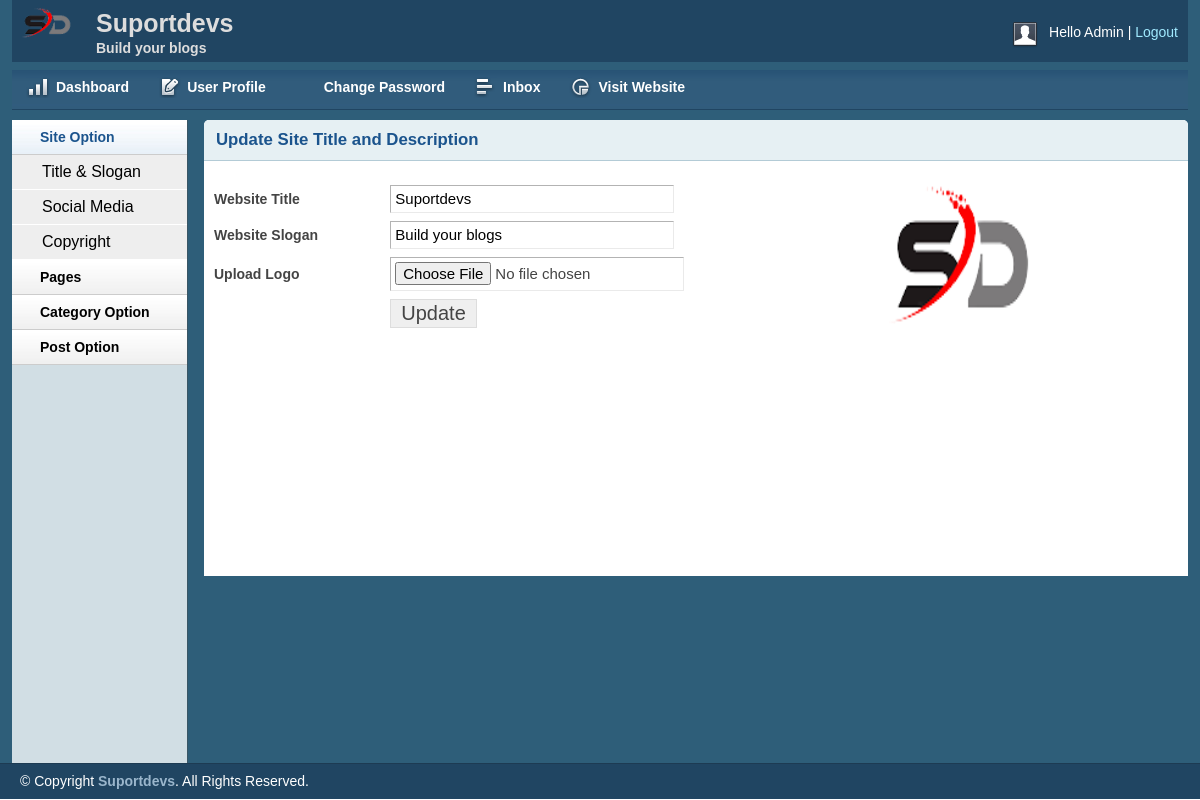
The page /admin/titleslogan.php (signed in) on the database its author committed.
### tables this page shows
CREATE TABLE `tbl_sologan` (
  `id` int(11) NOT NULL,
  `title` varchar(255) NOT NULL,
  `sologan` varchar(255) NOT NULL,
  `logo` varchar(255) NOT NULL
);

### lib/Database.php (called while the page is built, shortened)
<?php
Class Database{
	public $host   = DB_HOST;
	public $user   = DB_USER;
	public $pass   = DB_PASS;
	public $dbname = DB_NAME;
	public $link;
	private function connectDB(){
		$this->link = new mysqli($this->host, $this->user, $this->pass, $this->dbname);
	}
	public function select($query){
		$result = $this->link->query($query) or die($this->link->error.__LINE__);
		if($result->num_rows > 0){
			return $result;
		} else {
			return false;
		}
	}
}

### admin/titleslogan.php (the view, shortened to what this page needs)
<?php include "inc/header.php"; ?>
<?php include "inc/sidebar.php"; ?>
    <div class="grid_10">
        <div class="box round first grid">
            <h2>Update Site Title and Description</h2>
            <div class="block sloginblock">
                <?php
                    $query = "SELECT * FROM tbl_sologan WHERE id='1'";
                    $blog_title = $db->select($query);
                    if ($blog_title) {
                        while ($result = $blog_title->fetch_assoc()) {
                ?>
                <div style="width: 70%; float: left;" class="left-side">
                <form action="titleslogan.php" method="POST" enctype="multipart/form-data">
                        <table class="form">
                            <tr>
                                <td>
                                    <label>Website Title</label>
                                </td>
                                <td>
                                    <input type="text" value="<?php echo $result['title']; ?>"  name="title" class="medium" />
                                </td>
                            </tr>
                                <tr>
                                <td>
                                    <label>Website Slogan</label>
                                </td>
                                <td>
                                    <input type="text" value="<?php echo $result['sologan']; ?>" name="sologan" class="medium" />
                                </td>
                            </tr>
                            <tr>
                                <td>
                                    <label>Upload Logo</label>
                                </td>
                                <td>
                                    <input type="file" name="logo" />
                                </td>
                            </tr>
                            <tr>
                                <td></td>
                                <td>
                                    <input type="submit" name="submit" Value="Update" />
                                </td>
                            </tr>
                        </table>
                    </form>
                </div>
                <div style="float: left; width: 30%;" class="right-side">
                    <img src="<?php echo $result['logo']; ?>"width="150px" height="150px" alt="logo" />
                </div>
            <?php } }?>
            </div>
        </div>
    </div>
<?php include "inc/footer.php"; ?>

### admin/inc/header.php (shortened to what this page needs)
<?php include '../lib/Database.php'; ?>
<?php
	$db = new Database();
?>
<!DOCTYPE html>
<html>
<head>
    <link rel="stylesheet" type="text/css" href="css/reset.css" media="screen" />
    <link rel="stylesheet" type="text/css" href="css/text.css" media="screen" />
    <link rel="stylesheet" type="text/css" href="css/grid.css" media="screen" />
    <link rel="stylesheet" type="text/css" href="css/layout.css" media="screen" />
    <link rel="stylesheet" type="text/css" href="css/nav.css" media="screen" />
    <link href="css/table/demo_page.css" rel="stylesheet" type="text/css" />
</head>
<body>
    <div class="container_12">
        <div class="grid_12 header-repeat">
            <div id="branding">
                <div class="floatleft logo">
                <?php
                    $query = "SELECT * FROM tbl_sologan WHERE id='1'";
                    $blog_title = $db->select($query);
                    if ($blog_title) {
                        while ($result = $blog_title->fetch_assoc()) {
                ?>
                    <img src="<?php echo $result['logo']; ?>" alt="Logo" />
                <?php } } ?>
				</div>
				<div class="floatleft middle">
					<h1>Suportdevs</h1>
					<p>Build your blogs</p>
				</div>
                <div class="floatright">
                    <div class="floatleft">
                        <img src="img/img-profile.jpg" alt="Profile Pic" /></div>
                    <div class="floatleft marginleft10">
                        <ul class="inline-ul floatleft">
                            <li>Hello Admin</li>
                            <li><a href="?action=logout">Logout</a></li>
                        </ul>
                    </div>
                </div>
            </div>
        </div>
        <div class="grid_12">
            <ul class="nav main">
                <li class="ic-dashboard"><a href="index.php"><span>Dashboard</span></a> </li>
                <li class="ic-form-style"><a href=""><span>User Profile</span></a></li>
				<li class="ic-typography"><a href="changepassword.php"><span>Change Password</span></a></li>
				<li class="ic-grid-tables"><a href="inbox.php"><span>Inbox</span></a></li>
                <li class="ic-charts"><a href="postlist.php"><span>Visit Website</span></a></li>
            </ul>
        </div>

### admin/css/text.css (style rules this page uses)
body { font: 13px/1.5 Tahoma, Helvetica, Arial, 'Liberation Sans', FreeSans, sans-serif; }
h1 { font-size: 25px; }
h2 { font-size: 23px; }
ul { list-style: square; }
li { margin-left: 30px; }
p, dl, hr, h1, h2, h3, h4, h5, h6, ol, ul, pre, table, address, fieldset { margin-bottom: 20px; }

### admin/css/grid.css (style rules this page uses)
.container_12, .container_16 { min-height: 620px; width: 100%; }
.grid_1, .grid_2, .grid_3, .grid_4, .grid_5, .grid_6, .grid_7, .grid_8, .grid_9, .grid_10, .grid_11, .grid_12, .grid_13, .grid_14, .grid_15, .grid_16 { display: inline; float: left; margin-left: 1%; margin-right: 1%; }
.container_12 .grid_12, .container_16 .grid_16 { width: 98%; }
.container_12 .grid_10 { width: 81.333%; }

### admin/css/layout.css (style rules this page uses)
body { background: #fff none repeat scroll 0 0; color: #444; font-size: 14px; padding: 0; }
.floatleft { float:left; }
.logo img { margin-top: -15px; width: 52px; }
.middle { margin-left: 22px; margin-top: -14px; }
.middle h1 { color:#ddd;margin:0 }
.middle p { color: #ddd; margin: 0; font-weight: bold; }
.floatright { float:right; }
.inline-ul li { display:inline; color:#fff; }
.marginleft10 { margin-left:10px; }
a { color: #000; font-weight:bold; text-decoration: none; }
.container_12, .container_16 { background:#2E5E79; }
h1, h2, h3, h4, h5, h6 { line-height:1.2em; margin-bottom:.3em; }
h2 { margin-top:1em; }
#branding { font-weight: normal; margin-bottom: 0; padding: 22px 10px 3px; text-align: left; }
.header-repeat { background:url(../img/header-repeat.jpg) repeat-x; }
#branding a { color:#A1EAFF; font-weight:normal; }
#branding a:before { content:" | "; color:#fff; }
#branding ul, #branding ul li { margin:0px; padding:0px; }
#branding li { padding:0px 0px 0px 0px !important; }
.box { background:#fff; margin-bottom:20px; padding:10px 10px 10px 10px; margin-left:-8px; }
.box.grid { padding-bottom:40px; }
.box.round { -moz-border-radius: 5px 5px 0px 0px; -webkit-border-radius: 5px 5px 0px 0px; border-radius: 5px 5px 0px 0px; }
.box h2 { font-size:1.2em; font-weight:bold; color:#1B548D; background:#E6F0F3; margin:-10px -10px 0 -10px; padding:10px 12px; border-bottom:1px solid #B3CBD6; -moz-border-radius: 5px 5px 0px 0px; -webkit-border-radius: 5px 5px 0px 0px; border-radius: 5px 5px 0px 0px; }
.box.first { min-height: 406px; }
.block { padding-top:20px; }
p { margin-bottom:1em; }
ul, ol { padding-top:0; }
table.form { width:100%; }
table.form td { padding:4px 0px; }
table.form label { font-weight:bold; }
table.form input, table.form select { font-size: 15px; padding: 4px 4px 5px 4px; border-top: 1px solid #b3b3b3; border-left: 1px solid #b3b3b3; border-right: 1px solid #eaeaea; border-bottom: 1px solid #eaeaea; }
table.form input[type="submit"] { border: 1px solid #ddd; color: #444; cursor: pointer; font-size: 20px; padding: 2px 10px; }
input.medium { width: 55%; }
.block { padding-bottom:1px; }

### admin/css/nav.css (style rules this page uses)
ul.nav, ul.nav * { margin:0;padding:0; }
ul.nav { background: rgba(0, 0, 0, 0) url("../img/nav-repeat2.jpg") repeat-x scroll 0 8px !important; height: 58px; max-width: 100%; position: relative; }
ul.nav li { cursor:pointer; float:left; text-align:center; list-style-type:none; font-weight:normal; vertical-align:middle; }
ul.nav li a { color:#fff; font-weight:bold; text-decoration:none; display:block; float:left; padding:0 1em; height:3.7em; line-height:3.7em; }
ul.main li { position:relative; top:0; left:0; }
ul.main li a { height:3.7em; line-height:3.7em; border:0; color:#fff; }
ul.nav li.ic-dashboard a span, .ic-dashboard { background:url(../img/icon-dashboard.png) no-repeat center left; }
ul.nav li.ic-typography a span, .ic-typography { background:url(../img/icon-typography.png) no-repeat center left; }
ul.nav li.ic-charts a span, .ic-charts { background:url(../img/icon-charts-graphs.png) no-repeat center left; }
ul.nav li.ic-form-style a span, .ic-form-style { background:url(../img/icon-form-style.png) no-repeat center left; }
ul.nav li.ic-grid-tables a span, .ic-grid-tables { background:url(../img/icon-grid-tables.png) no-repeat center left; }
ul.nav li { background-image: none !important; overflow: hidden; }
ul.nav li a span { padding: 0px 0px 0px 30px; display: block; background-repeat: no-repeat; white-space: nowrap; }

### rows shown on the page
tbl_sologan: logo (picture), title "Suportdevs", sologan "Build your blogs"
